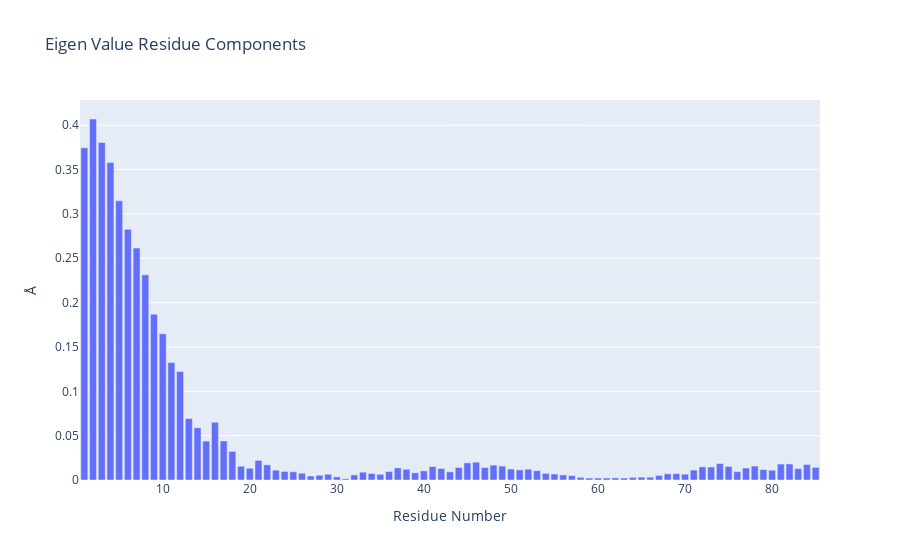

Source (notebook cell):
### Code cell
# Plotting Eigen Value Residue Components
y = np.array(pcz_evecs_report_json['projs'])
x = list(range(1,len(y)+1))

plotly.offline.init_notebook_mode(connected=True)

fig = {
    "data": [go.Bar(x=x, y=y)],
    "layout": go.Layout(title="Eigen Value Residue Components",
                        xaxis=dict(title = "Residue Number"),
                        yaxis=dict(title = "\u00C5")
                       )
}

plotly.offline.iplot(fig)

### Figure 1 — Plotly figure (JSON) as saved in the notebook; plotly's stock layout.template omitted (floating-point values rounded to 4 significant figures)
{"data": [{"type": "bar", "x": [1, 2, 3, 4, 5, 6, 7, 8, 9, 10, 11, 12, 13, 14, 15, 16, 17, 18, 19, 20, 21, 22, 23, 24, 25, 26, 27, 28, 29, 30, 31, 32, 33, 34, 35, 36, 37, 38, 39, 40, 41, 42, 43, 44, 45, 46, 47, 48, 49, 50, 51, 52, 53, 54, 55, 56, 57, 58, 59, 60, 61, 62, 63, 64, 65, 66, 67, 68, 69, 70, 71, 72, 73, 74, 75, 76, 77, 78, 79, 80, 81, 82, 83, 84, 85], "y": [0.3745, 0.407, 0.3805, 0.3579, 0.3147, 0.2826, 0.2615, 0.2313, 0.187, 0.1648, 0.1325, 0.1223, 0.0693, 0.0589, 0.0439, 0.0651, 0.044, 0.0323, 0.0155, 0.0132, 0.0221, 0.0171, 0.0111, 0.0097, 0.0093, 0.0076, 0.0045, 0.0054, 0.0065, 0.0035, 0.0014, 0.0058, 0.0088, 0.0073, 0.0064, 0.0095, 0.0137, 0.0121, 0.0081, 0.0103, 0.0152, 0.013, 0.0092, 0.0141, 0.0193, 0.0201, 0.0141, 0.0168, 0.0157, 0.0124, 0.0114, 0.0122, 0.0105, 0.0075, 0.0068, 0.0057, 0.005, 0.003, 0.0022, 0.0022, 0.0022, 0.0024, 0.0022, 0.003, 0.0032, 0.0032, 0.0052, 0.007, 0.0071, 0.0066, 0.0112, 0.0148, 0.0147, 0.0186, 0.0153, 0.0094, 0.0135, 0.0157, 0.0117, 0.011, 0.018, 0.0181, 0.0128, 0.0175, 0.0142]}], "layout": {"title": {"text": "Eigen Value Residue Components"}, "xaxis": {"title": {"text": "Residue Number"}}, "yaxis": {"title": {"text": "Å"}}}}
